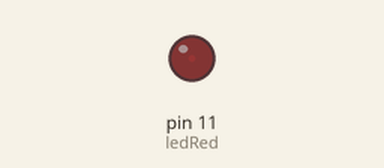
Recording of a sketch running on a simulated Arduino Uno, built with avr-gcc and run on an emulated ATmega328P. On the bench: output pins drawn as LEDs (lit = HIGH).

Above: at 0.05 s.
At 0.4 s:
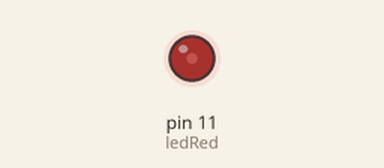
At 0.8 s:
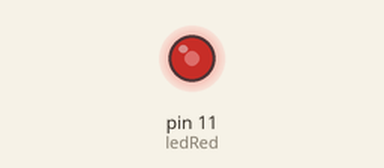
At 1.55 s:
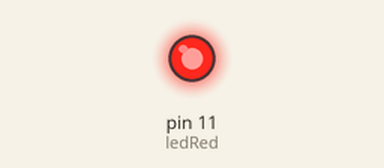
Timing chart, 0 to 3.6 s (numbered marks = the images above):
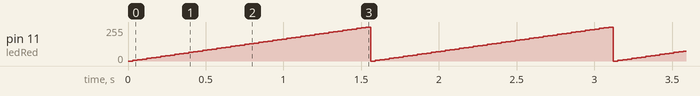

The sketch:

Fade_in.ino
```cpp
int ledRed = 11;
int bright = 0;

void setup() {
  pinMode(ledRed, OUTPUT);
}

void loop() {
  for (bright = 0; bright <=255; bright += 5){
    analogWrite(ledRed, bright);
    delay(30);
  }

}
```

Measured:
- by itself, pin 11 (ledRed): ramps from 0/255 to 255/255 and jumps back, once every 1.6 s
